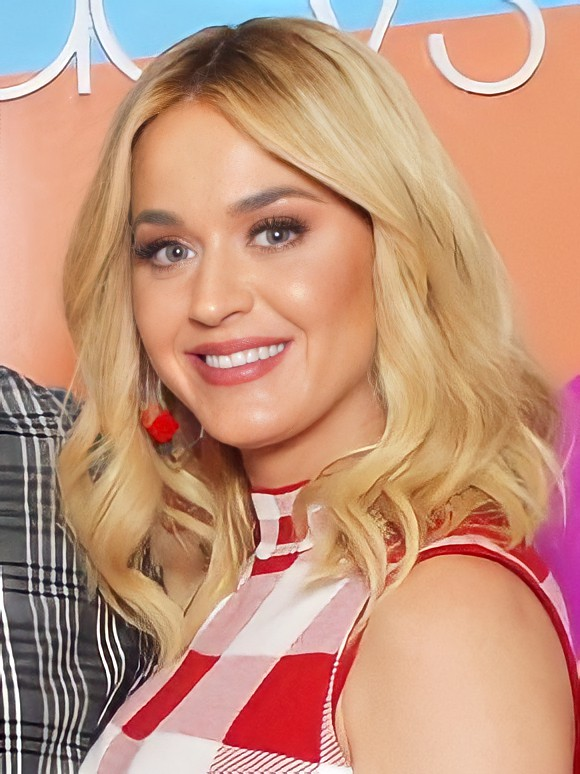
#> input picture fourier/katy2.jpg, 580 x 774 px
$ python fourier.py
#> lines starting #> are read from the running program, lines starting #| are printed output that depends on the picture
import cv2 as cv
import numpy as np
from matplotlib import pyplot as plt
img = cv.imread('katy2.jpg',0)
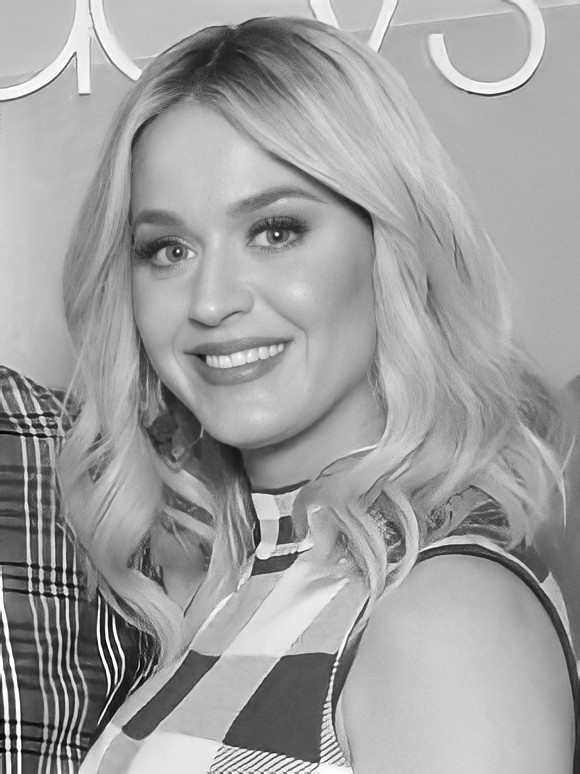
#> img: shape (774, 580); min 0, max 255, mean 159.5
f = np.fft.fft2(img)
fshift = np.fft.fftshift(f)
magnitude_spectrum = 20*np.log(np.abs(fshift))
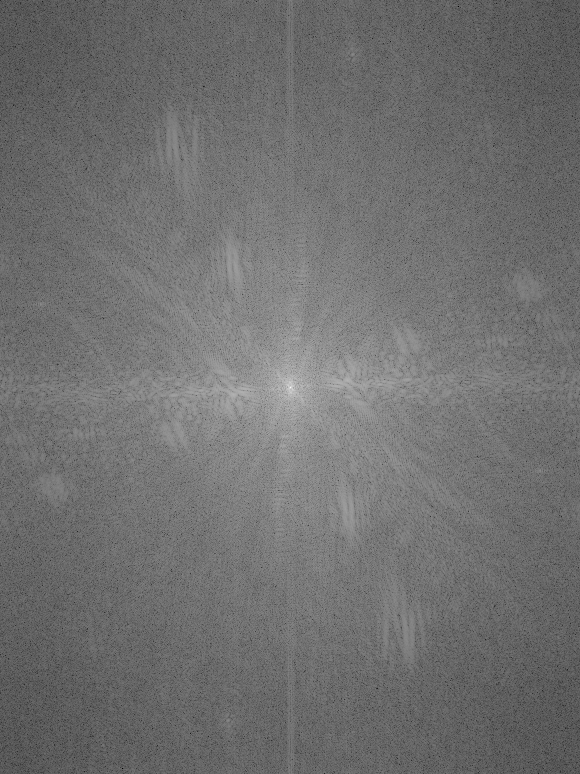
#> magnitude_spectrum: shape (774, 580) float64; min 6.62, max 361.7, mean 162.6; drawn with min black and max white
plt.subplot(121),plt.imshow(img, cmap = 'gray')
plt.title('Input Image'), plt.xticks([]), plt.yticks([])
plt.subplot(122),plt.imshow(magnitude_spectrum, cmap = 'gray')
plt.title('Magnitude Spectrum'), plt.xticks([]), plt.yticks([])
plt.show()
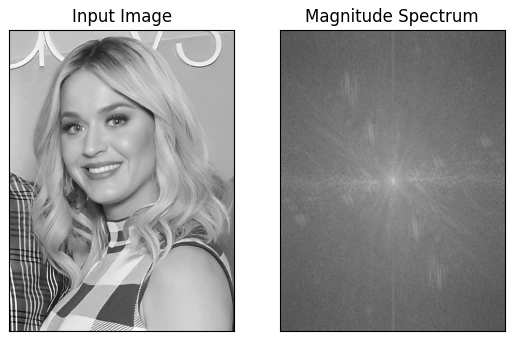
#> figure drawn by matplotlib, 2 panels

rows, cols = img.shape
#> rows = 774; cols = 580
crow,ccol = rows//2 , cols//2
#> crow = 387; ccol = 290
fshift[crow-30:crow+31, ccol-30:ccol+31] = 0
f_ishift = np.fft.ifftshift(fshift)
img_back = np.fft.ifft2(f_ishift)
img_back = np.real(img_back)
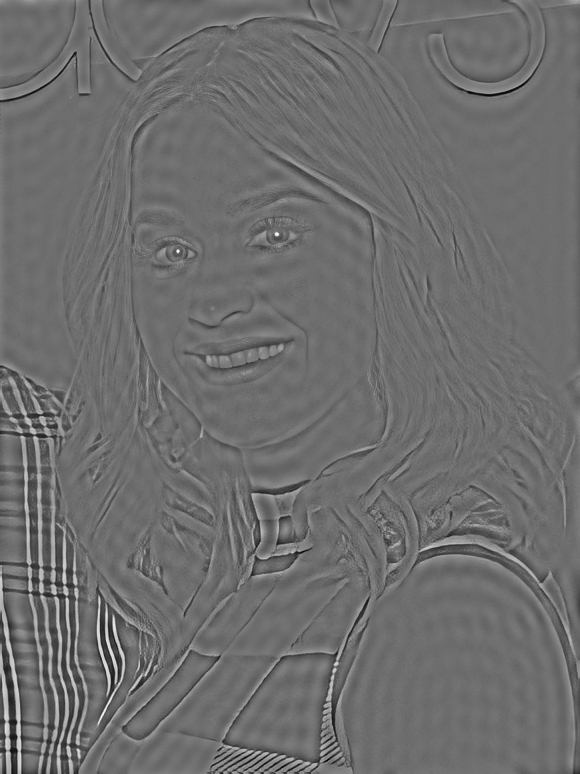
#> img_back: shape (774, 580) float64; min -147.3, max 193.6, mean 0; drawn with min black and max white
plt.subplot(131),plt.imshow(img, cmap = 'gray')
plt.title('Input Image'), plt.xticks([]), plt.yticks([])
plt.subplot(132),plt.imshow(img_back, cmap = 'gray')
plt.title('Image after HPF'), plt.xticks([]), plt.yticks([])
plt.subplot(133),plt.imshow(img_back)
plt.title('Result in JET'), plt.xticks([]), plt.yticks([])
plt.show()
